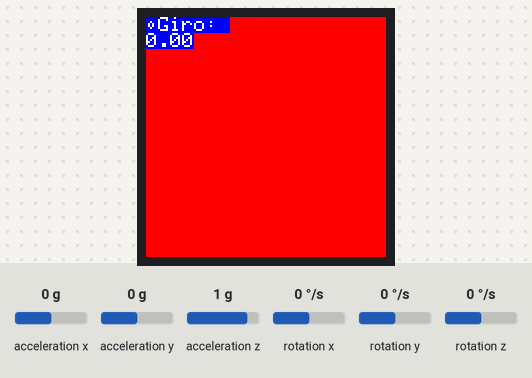
The sketch below on a simulated Arduino Uno, built with avr-gcc and run on an emulated ATmega328P. Shown: 240×240 colour display. Inputs (shaded band) come from the test bench; at power-on: acceleration x 0 g, acceleration y 0 g, acceleration z 1 g, rotation x 0 °/s, rotation y 0 °/s, rotation z 0 °/s. What the sketch prints to the serial monitor is not drawn.

Above: at 1.7 s.
1.8 s: acceleration x set to -1.4 g
At 2.1 s:
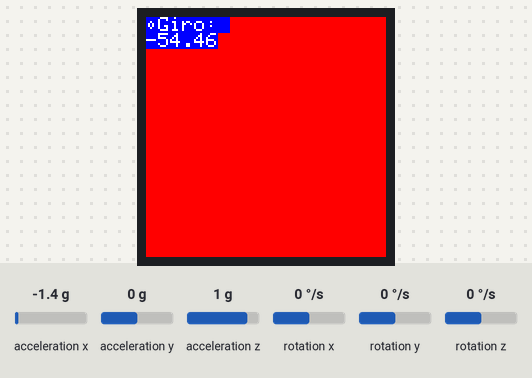
3.3 s: acceleration y set to -1.4 g
At 4.3 s:
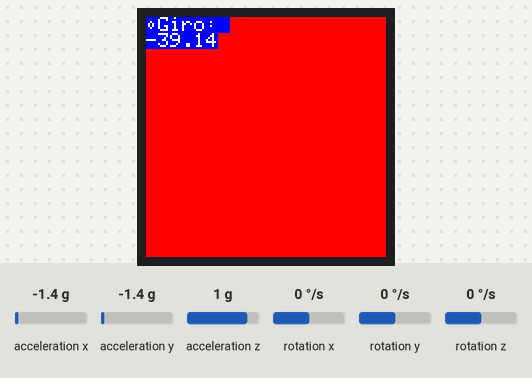
4.8 s: acceleration z set to -1.4 g
At 5.3 s:
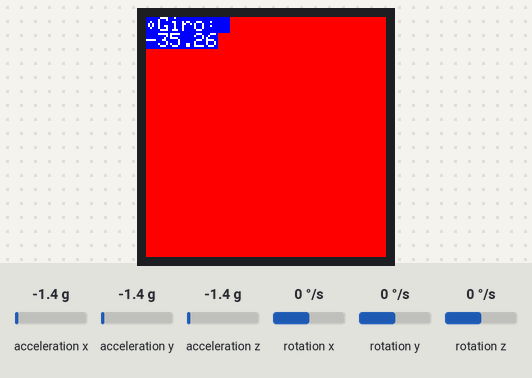
6.3 s: acceleration x set to -0.8 g
At 6.8 s:
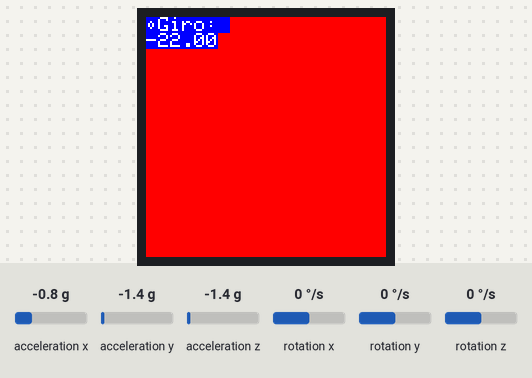
Timing chart, 0 to 8.8 s (numbered marks = the images above; inputs shaded):
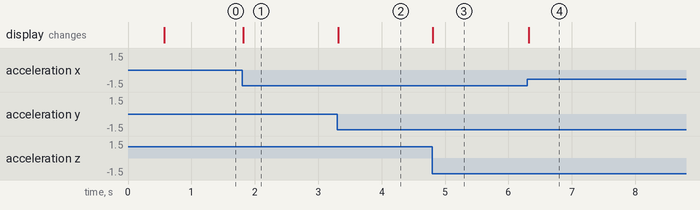

Measured:
- after the input at 1.8 s, the display: changes at once (image 1)
- after the input at 3.3 s, the display: changes at once (image 2)
- after the input at 4.8 s, the display: changes at once (image 3)
- after the input at 6.3 s, the display: changes at once (image 4)

The sketch:

sketch_nov28a.ino
```cpp
#define TFT_DC 8    // Pin DC (Datos/Comandos)
#define TFT_RST 9   // Pin de reinicio (RESET)
#define SCR_WD 240  // Ancho de la pantalla
#define SCR_HT 240  // Altura de la pantalla (se menciona 320 en el comentario para manejar buffers completos)
#define GYRO_X_OFFSET 220
#define GYRO_Y_OFFSET 76
#define GYRO_Z_OFFSET -85
#define ACCEL_Z_OFFSET 1688


// Inclusión de bibliotecas necesarias
#include <SPI.h>                  // Protocolo de comunicación SPI
#include <Adafruit_GFX.h>         // Biblioteca gráfica para pantallas
#include <Arduino_ST7789_Fast.h>  // Biblioteca para controlar pantallas ST7789

// Inicialización del objeto para la pantalla ST7789
Arduino_ST7789 lcd = Arduino_ST7789(TFT_DC, TFT_RST);

#include "I2Cdev.h"
#include "MPU6050_6Axis_MotionApps20.h"
#include "Wire.h"

MPU6050 mpu;

bool dmpReady = false;
uint8_t mpuIntStatus;
uint8_t devStatus;
uint16_t packetSize;
uint16_t fifoCount;
uint8_t fifoBuffer[64];

Quaternion q;
VectorFloat gravity;
float ypr[3];

void setup() {
  Serial.begin(115200);
  Wire.begin();
  Wire.setClock(400000);

  Serial.println("Iniciando MPU6050...");
  mpu.initialize();

  devStatus = mpu.dmpInitialize();

  // Calibración opcional

    mpu.setXGyroOffset(GYRO_X_OFFSET);
    mpu.setYGyroOffset(GYRO_Y_OFFSET);
    mpu.setZGyroOffset(GYRO_Z_OFFSET);
    mpu.setZAccelOffset(ACCEL_Z_OFFSET);

  if (devStatus == 0) {
    Serial.println("DMP listo, iniciando...");
    mpu.setDMPEnabled(true);

    mpuIntStatus = mpu.getIntStatus();
    dmpReady = true;
    packetSize = mpu.dmpGetFIFOPacketSize();
  }
  else {
    Serial.print("Error al iniciar DMP: ");
    Serial.println(devStatus);
  }

  lcd.init(SCR_WD, SCR_HT);       // Inicializa la pantalla con las dimensiones especificadas
  lcd.fillScreen(RED);            // Llena la pantalla con color negro
  lcd.setCursor(0, 0);            // Establece la posición inicial del cursor en la esquina superior izquierda
  lcd.setTextColor(WHITE, BLUE);  // Configura los colores del texto (texto blanco, fondo azul)
  lcd.setTextSize(2);             // Establece el tamaño del texto (3x el tamaño base)
}

void loop() {
  if (!dmpReady) return;

  fifoCount = mpu.getFIFOCount();

  if (fifoCount == 1024) {
    mpu.resetFIFO();
    return;
  }

  if (fifoCount < packetSize) return;

  mpu.getFIFOBytes(fifoBuffer, packetSize);

  mpu.dmpGetQuaternion(&q, fifoBuffer);
  mpu.dmpGetGravity(&gravity, &q);
  mpu.dmpGetYawPitchRoll(ypr, &q, &gravity);

  lcd.println("\tGiro: ");
  lcd.println(ypr[1] * 180 / M_PI);
  lcd.setCursor(0, 0);
}
```
